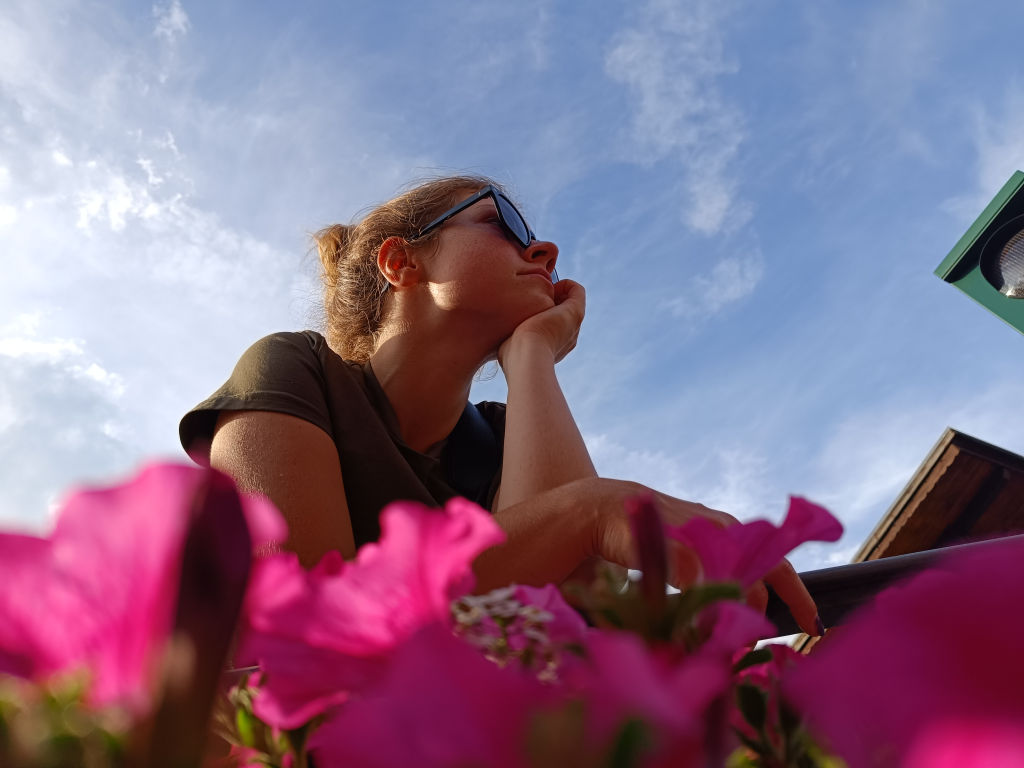
#> input picture data/input_image/2024082.jpg, 4096 x 3072 px, found by its file name (shown at 1/4 size)
$ python kmeans_canvas_init.py
#> lines starting #> are read from the running program, lines starting #| are printed output that depends on the picture
#> further down, im is the input picture: PIL image 4096x3072 RGB; mean R, G, B 137.1, 111.6, 138.5
### src/pbn/canvas/canvas.py
from __future__ import annotations

from dataclasses import dataclass, replace
import numpy as np
from PIL import Image

from pbn.canvas.canvas_utils.cluster_image import cluster_image
from pbn.canvas.canvas_utils.prepare_image import prepare_image
from pbn.canvas.canvas_utils.process_image import (
    process_image,
    recolor_image_with_palette,
)
from pbn.canvas.canvas_utils.outline_image import (
    create_outline_mask,
    create_image_outline,
    create_image_with_color_labels,
)
import pbn.config.pbn_config as PBN_CONF
from pbn.canvas.color_palette import ColorPalette

@dataclass(frozen=True)
class Canvas:
    """
    Pipeline container for preparing, clustering, processing, outlining, and labeling
    an input image for paint-by-number generation.
    """
    input_image: Image
    canvas_orientation: str
    canvas_page_size: str
    n_colors: int
    canvas_size_config: dict
    min_facet_size: int
    narrow_thresh_px: int
    min_font_px: int
    max_font_px: int
    font_scale: float
    facet_label_color: tuple[int, int, int]
    facet_outline_color: tuple[int, int, int]

    prepared_image: np.ndarray
    clustered_image: np.ndarray
    processed_image: np.ndarray
    outlined_image: np.ndarray

    color_palette: ColorPalette

    @classmethod
    def create_canvas(
        cls,
        input_image: Image,
        canvas_orientation: str,
        canvas_page_size: str,
        n_colors: int,
        canvas_size_config: dict = PBN_CONF.CANVAS_SIZE_CONFIG,
        min_facet_size: int = PBN_CONF.MIN_FACET_PIXELS_SIZE,
        narrow_thresh_px: int = PBN_CONF.NARROW_FACET_THRESHOLD_PX,
        min_font_px: int = PBN_CONF.MIN_FONT_PX,
        max_font_px: int = PBN_CONF.MAX_FONT_PX,
        font_scale: float = PBN_CONF.FONT_SCALE,
        facet_label_color: tuple[int, int, int] = PBN_CONF.FACET_LABEL_COLOR,
        facet_outline_color: tuple[int, int, int] = PBN_CONF.FACET_OUTLINE_COLOR,
    ) -> Canvas:
        """
        End-to-end constructor that prepares, clusters, processes, outlines, and labels
        the input image according to the configured canvas parameters.
        """
#> called with canvas_orientation = 'LANDSCAPE', canvas_page_size = 'A4', n_colors = 15, min_facet_size = 50, narrow_thresh_px = 10, min_font_px = 8, max_font_px = 20, font_scale = 0.5
        canvas_size_config = canvas_size_config
#> canvas_size_config = 1 item
        min_facet_size = int(min_facet_size)
        narrow_thresh_px = int(narrow_thresh_px)
        min_font_px = int(min_font_px)
        max_font_px = int(max_font_px)
        font_scale = float(font_scale)
        facet_label_color = tuple[int, ...](int(c) for c in facet_label_color)
        facet_outline_color = tuple[int, ...](int(c) for c in facet_outline_color)

        prepared_image = cls._prepare_image(
            image=input_image,
            canvas_orientation=canvas_orientation,
            canvas_page_size=canvas_page_size,
            canvas_size_config=canvas_size_config,
        )
        clustered_image = cls._cluster_image(image=prepared_image, n_colors=n_colors)
        processed_image = cls._process_image(
            image=clustered_image,
            min_facet_size=min_facet_size,
            narrow_thresh_px=narrow_thresh_px,
        )
        outlined_image, color_palette = cls._outline_image(
            image=processed_image,
            palette=None,
            min_font_px=min_font_px,
            max_font_px=max_font_px,
            font_scale=font_scale,
            text_color=facet_label_color,
            outline_color=facet_outline_color,
        )

        return cls(
            input_image=input_image,
            canvas_orientation=canvas_orientation,
            canvas_page_size=canvas_page_size,
            n_colors=n_colors,
            canvas_size_config=canvas_size_config,
            min_facet_size=min_facet_size,
            narrow_thresh_px=narrow_thresh_px,
            min_font_px=min_font_px,
            max_font_px=max_font_px,
            font_scale=font_scale,
            facet_label_color=facet_label_color,
            facet_outline_color=facet_outline_color,
            prepared_image=prepared_image,
            clustered_image=clustered_image,
            processed_image=processed_image,
            outlined_image=outlined_image,
            color_palette=color_palette,
        )


    @staticmethod
    def _prepare_image(
        image: Image,
        canvas_orientation: str,
        canvas_page_size: str,
        canvas_size_config: dict
    ) -> np.ndarray:
        """
        Resize and orient the input PIL image to the target canvas settings.
        """
        return prepare_image(
            image=image,
            canvas_orientation=canvas_orientation,
            canvas_page_size=canvas_page_size,
            canvas_size_config=canvas_size_config
        )

    @staticmethod
    def _cluster_image(image: np.ndarray, n_colors: int) -> np.ndarray:
        """
        Cluster image by color and return RGB image with clustered colors.
        """
        return cluster_image(image=image, n_colors=n_colors)

    @staticmethod
    def _process_image(
        image: np.ndarray,
        min_facet_size: int,
        narrow_thresh_px: int,
    ) -> np.ndarray:
        """
        Process clustered image by:
        1. Finding small facets and merging them
        2. Finding narrow facets and merging them
        3. Reindex facets to start at 0
        """
        return process_image(
            image=image,
            min_facet_size=min_facet_size,
            narrow_thresh_px=narrow_thresh_px,
        )

    # [60 lines left out: functions _outline_image, render_image_with_replaced_palette, color_pallete, not called in this run]

### src/pbn/canvas/canvas_utils/prepare_image.py
import numpy as np
from PIL import Image


def prepare_image(
    image: Image,
    canvas_orientation: str,
    canvas_page_size: str,
    canvas_size_config: dict
) -> np.ndarray:
    """
    Resize the input image to the configured canvas dimensions and return
    a uint8 RGB array.
    """
#> called with canvas_orientation = 'LANDSCAPE', canvas_page_size = 'A4'
    width = canvas_size_config[canvas_page_size][canvas_orientation]["WIDTH"]
#> width = 2400
    height = canvas_size_config[canvas_page_size][canvas_orientation]["HEIGHT"]
#> height = 1696

    return np.array(
        image.resize((width, height), resample=Image.LANCZOS),
        dtype=np.uint8,
    )
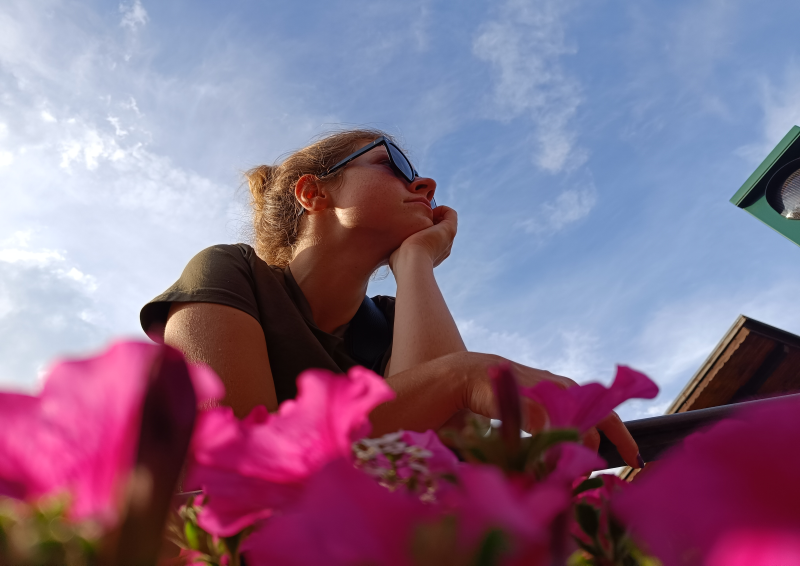
#> returned value: shape (1696, 2400, 3) (shown at 1/3 size); mean of channels 0, 1, 2 137.1, 111.6, 138.5; drawn as R, G, B

### src/pbn/canvas/canvas_utils/cluster_image.py
import numpy as np
from sklearn.cluster import KMeans


def cluster_image(image: np.ndarray, n_colors: int, random_state: int = 0) -> np.ndarray:
    """
    Cluster an RGB image into `n_colors` using KMeans and return the
    clustered RGB image.
    """
#> called with n_colors = 15, random_state = 0
    height, width = image.shape[:2]
#> height = 1696; width = 2400
#> in _cluster_image, `return cluster_image(image=image, n_colors=n_colors)`:
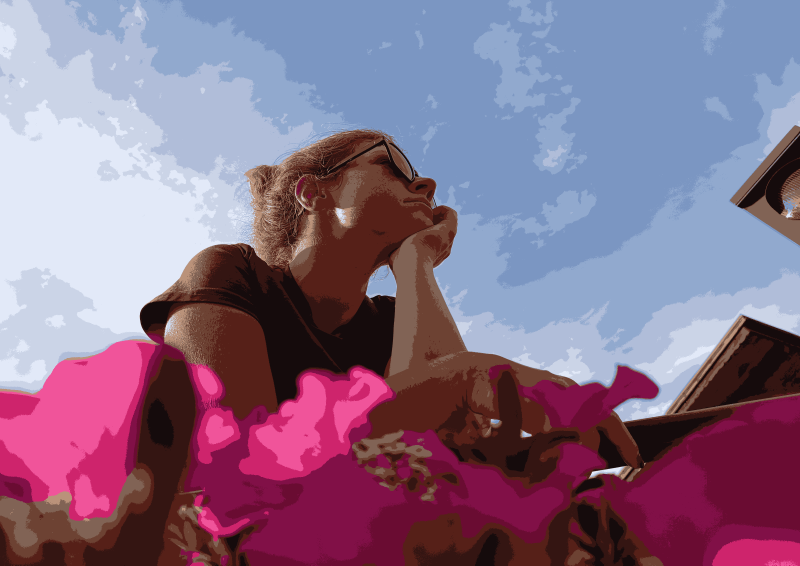
#> returned value: shape (1696, 2400, 3) (shown at 1/3 size); mean of channels 0, 1, 2 136.5, 111.2, 137.8; drawn as R, G, B

    kmeans = KMeans(n_clusters=n_colors, random_state=random_state)
    kmeans.fit(image.reshape(-1, 3))

    clustered_rgb_image = kmeans.cluster_centers_[kmeans.labels_].astype(np.uint8)
    clustered_rgb_image = clustered_rgb_image.reshape(height, width, 3)

    return clustered_rgb_image

### src/pbn/canvas/canvas_utils/process_image.py
from collections import defaultdict
from typing import Any, Iterable, Hashable, TYPE_CHECKING

import numpy as np
from numba import njit

if TYPE_CHECKING:
    from pbn.canvas.color_palette import ColorPalette

AdjacencyList = list[list[tuple[int, int]]]


def process_image(
    image: np.ndarray,
    min_facet_size: int,
    narrow_thresh_px: int,
) -> np.ndarray:
    """
    Process clustered image by:
    1. Finding small facets and merging them
    2. Finding narrow facets and merging them
    3. Reindexing facet ids to a compact 0..N-1 range
    """
    small_merged_array, _ = process_small_facets(image=image, min_facet_size=min_facet_size)
    narrow_merged_array, _ = process_narrow_facets(
        image=small_merged_array,
        narrow_thresh_px=narrow_thresh_px,
    )

    return narrow_merged_array


def process_small_facets(image: np.ndarray, min_facet_size: int) -> tuple[np.ndarray, np.ndarray]:
    facets_img, facet_sizes, facet_colors = label_facets(image=image)
    small_facet_ids = compute_small_facet_ids(
        facet_sizes=facet_sizes,
        min_facet_size=min_facet_size
    )
    merged_array, merged_facets = merge_facets(
        image=facets_img,
        facet_sizes=facet_sizes,
        facet_colors=facet_colors,
        merge_facet_ids=small_facet_ids,
    )

    return merged_array, merged_facets


# [15 lines left out: function process_narrow_facets, not called in this run]


def label_facets(image: np.ndarray) -> tuple[np.ndarray, list[int], np.ndarray]:
    """
    Label facets in a clustered RGB image.
    """
    labels, sizes, colors = _label_facets_numba_core(image=image)
    facet_sizes = sizes.tolist()
    return labels, facet_sizes, colors


@njit
def _label_facets_numba_core(image: np.ndarray):
    height, width, _ = image.shape

    labels = -np.ones((height, width), np.int32)

    max_facets = height * width
    facet_sizes = np.zeros(max_facets, np.int32)
    facet_colors = np.zeros((max_facets, 3), np.uint8)

    stack_y = np.empty(height * width, np.int32)
    stack_x = np.empty(height * width, np.int32)

    current_id = 0

    for y in range(height):
        for x in range(width):
            if labels[y, x] != -1:
#> (the run stopped early here; a loop or call above may not have finished)
